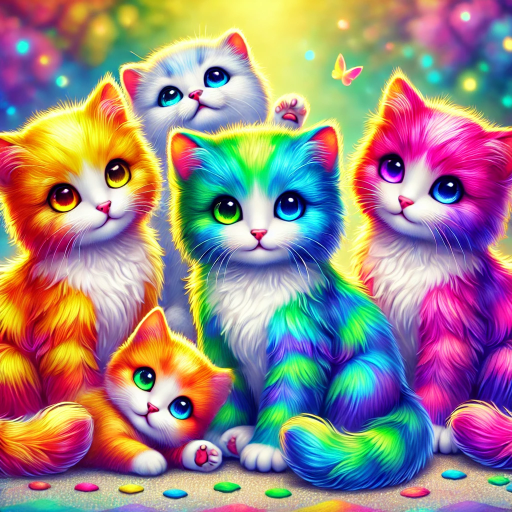
#> input picture cats/55bc0bed-83df-49ab-9e5d-3123be93eafc (1).png, 1024 x 1024 px, found by its file name (shown at 1/2 size)
$ python main.py
#> lines starting #> are read from the running program, lines starting #| are printed output that depends on the picture; after the words box and inside, x2 and y2 are one past the last pixel; in counts of white or black regions, pixels touching at a corner belong together
import cv2
import numpy as np
from PIL import Image, ImageEnhance

file_path = "C:\\Users\\timur\\Downloads\\55bc0bed-83df-49ab-9e5d-3123be93eafc (1).png"
image_cv = cv2.imread(file_path, cv2.IMREAD_UNCHANGED)
#> image_cv is the input picture: shape (1024, 1024, 3); mean B, G, R 132.9, 134.8, 155.2

def rotate_image(image, angle):
    (h, w) = image.shape[:2]
    center = (w // 2, h // 2)
    M = cv2.getRotationMatrix2D(center, angle, 1.0)
    rotated = cv2.warpAffine(image, M, (w, h))
    return rotated

def flip_image(image, mode):
    return cv2.flip(image, mode)

def scale_image(image, scale):
    return cv2.resize(image, None, fx=scale, fy=scale, interpolation=cv2.INTER_LINEAR)

def crop_center(image):
    (h, w) = image.shape[:2]
    min_dim = min(h, w)
    start_x = (w - min_dim) // 2
    start_y = (h - min_dim) // 2
    return image[start_y:start_y + min_dim, start_x:start_x + min_dim]

def translate_image(image, x_shift, y_shift):
    (h, w) = image.shape[:2]
    M = np.float32([[1, 0, x_shift], [0, 1, y_shift]])
    translated = cv2.warpAffine(image, M, (w, h))
    return translated

def blur_image(image):
    return cv2.GaussianBlur(image, (15, 15), 0)

def convert_to_grayscale(image):
    return cv2.cvtColor(image, cv2.COLOR_BGR2GRAY)

def convert_to_black_and_white(image):
    grayscale = convert_to_grayscale(image)
    _, black_and_white = cv2.threshold(grayscale, 127, 255, cv2.THRESH_BINARY)
    return black_and_white

def apply_color_tint(image, channel):
    channels = list(cv2.split(image))
    for i in range(len(channels)):
        if i != channel:
            channels[i] = np.zeros_like(channels[i])
    return cv2.merge(channels)

def apply_sepia(image):
    kernel = np.array([[0.272, 0.534, 0.131],
                       [0.349, 0.686, 0.168],
                       [0.393, 0.769, 0.189]])
    sepia = cv2.transform(image, kernel)
    return np.clip(sepia, 0, 255).astype(np.uint8)

def adjust_saturation(image, factor):
    image_pil = Image.fromarray(cv2.cvtColor(image, cv2.COLOR_BGR2RGB))
    enhancer = ImageEnhance.Color(image_pil)
    image_enhanced = enhancer.enhance(factor)
    return cv2.cvtColor(np.array(image_enhanced), cv2.COLOR_RGB2BGR)

def invert_colors(image):
    return cv2.bitwise_not(image)

def convert_to_hsv(image):
    return cv2.cvtColor(image, cv2.COLOR_BGR2HSV)

rotated_clockwise = rotate_image(image_cv, -90)
rotated_counterclockwise = rotate_image(image_cv, 90)
horizontally_flipped = flip_image(image_cv, 1)
vertically_flipped = flip_image(image_cv, 0)
rotated_angle = rotate_image(image_cv, 75)
#> call 3 of rotate_image, with angle = 75
#> in rotate_image (call 3), `rotated = cv2.warpAffine(image, M, (w, h))`:
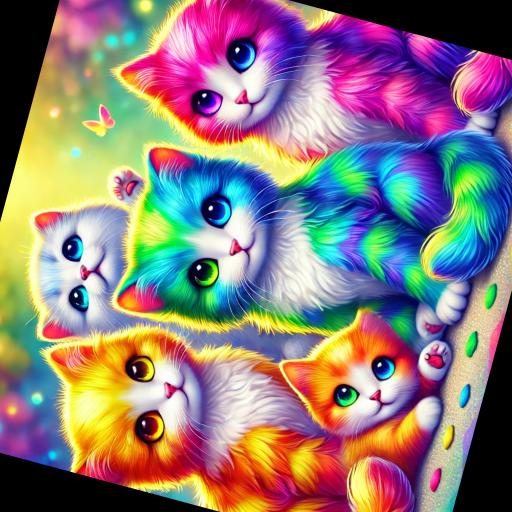
#> rotated: shape (1024, 1024, 3) (shown at 1/2 size); mean B, G, R 121.4, 123, 139.6
scaled_up = scale_image(image_cv, 2)
scaled_down = scale_image(image_cv, 0.5)
cropped = crop_center(image_cv)
translated = translate_image(image_cv, 50, 50)
#> in translate_image, `translated = cv2.warpAffine(image, M, (w, h))`:
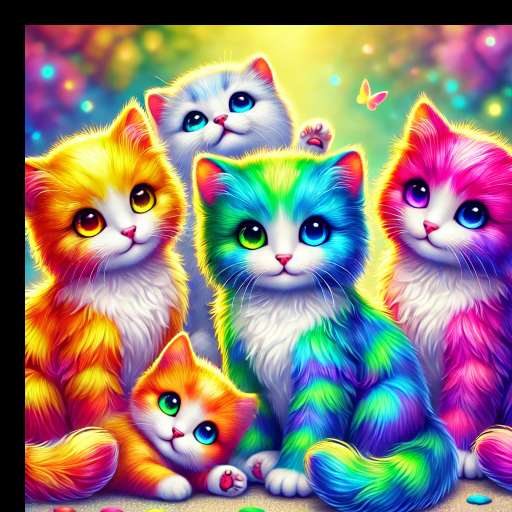
#> translated: shape (1024, 1024, 3) (shown at 1/2 size); mean B, G, R 118.4, 123.4, 140.6
blurred = blur_image(image_cv)
grayscale = convert_to_grayscale(image_cv)
black_and_white = convert_to_black_and_white(image_cv)
#> in convert_to_black_and_white, `_, black_and_white = cv2.threshold(grayscale, 127, 255, cv2.THRESH_BIN..`:
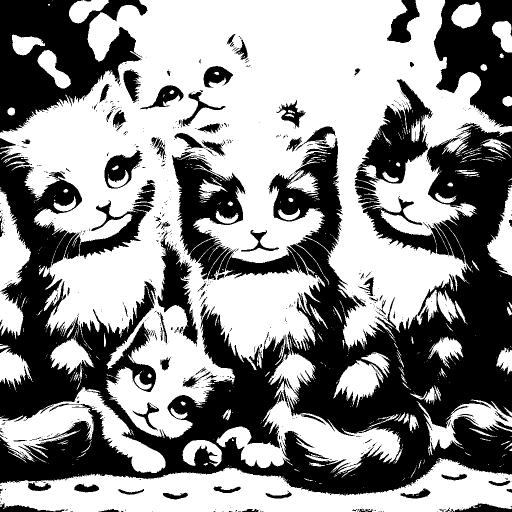
#> black_and_white: shape (1024, 1024) (shown at 1/2 size); 56.8% white; 712 black regions (599 under 20 px), largest, box (x1, y1, x2, y2) and area: (0, 246, 1024, 991) 309123, (0, 0, 295, 265) 41941, (867, 0, 1024, 255) 24630
red_tint = apply_color_tint(image_cv, 2)
#> in apply_color_tint, `channels = list(cv2.split(image))`: channels = 3 items
#> the loop in apply_color_tint, `for i in range(len(channels)):` made 3 passes
green_tint = apply_color_tint(image_cv, 1)
#> the loop in apply_color_tint (call 2), `for i in range(len(channels)):` made 3 passes
blue_tint = apply_color_tint(image_cv, 0)
sepia = apply_sepia(image_cv)
#> in apply_sepia, `sepia = cv2.transform(image, kernel)`:
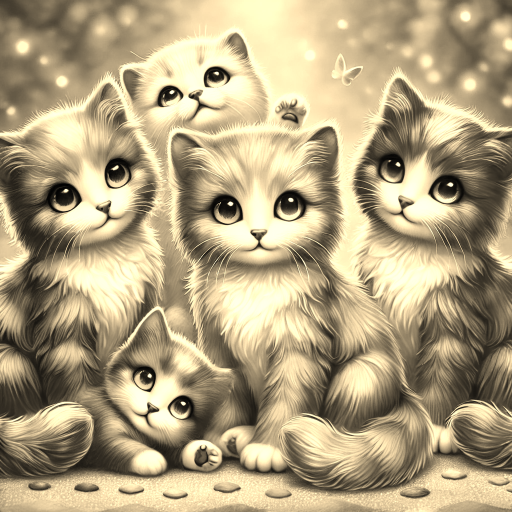
#> sepia: shape (1024, 1024, 3) (shown at 1/2 size); mean B, G, R 128.5, 162.6, 177.5
saturated = adjust_saturation(image_cv, 1.5)
desaturated = adjust_saturation(image_cv, 0.5)
#> call 2 of adjust_saturation, with factor = 0.5
#> in adjust_saturation (call 2), `image_enhanced = enhancer.enhance(factor)`:
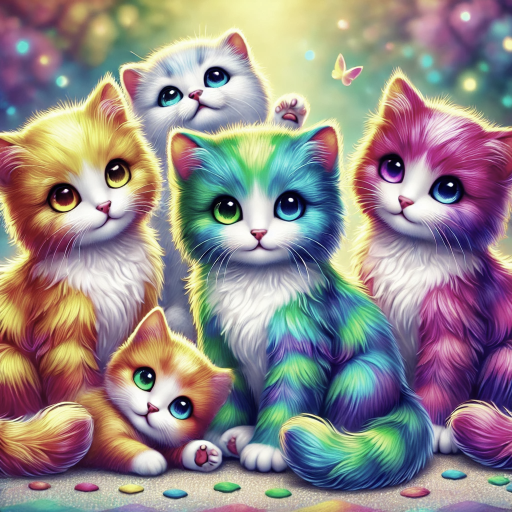
#> image_enhanced: PIL image 1024x1024 RGB (shown at 1/2 size); mean R, G, B 147.7, 137.5, 136.5
#> in adjust_saturation (call 2), `return cv2.cvtColor(np.array(image_enhanced), cv2.COLOR_RGB2BGR)`:
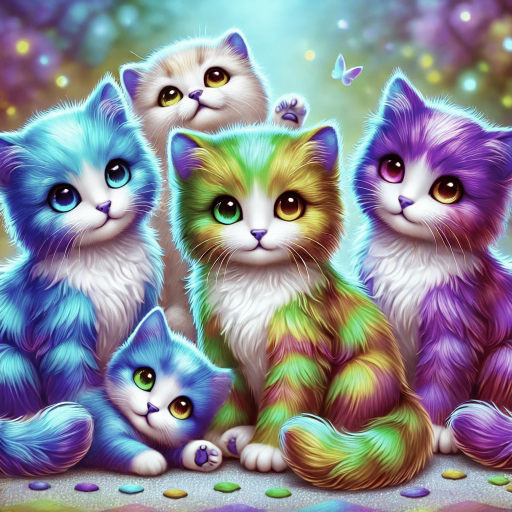
#> returned value: shape (1024, 1024, 3) (shown at 1/2 size); mean R, G, B 136.5, 137.5, 147.7
inverted = invert_colors(image_cv)
#> in invert_colors, `return cv2.bitwise_not(image)`:
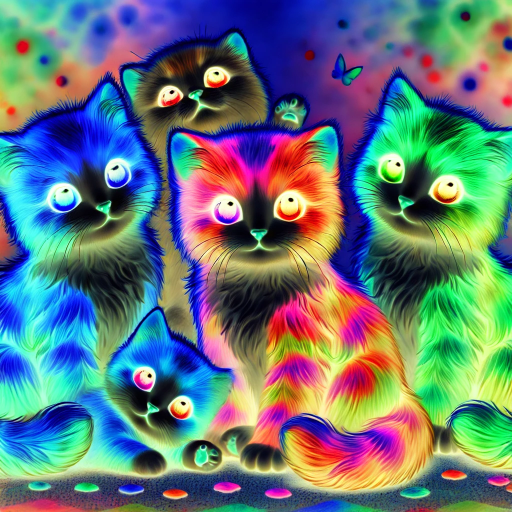
#> returned value: shape (1024, 1024, 3) (shown at 1/2 size); mean of channels 0, 1, 2 122.1, 120.2, 99.8; drawn as B, G, R
hsv_image = convert_to_hsv(image_cv)
#> in convert_to_hsv, `return cv2.cvtColor(image, cv2.COLOR_BGR2HSV)`: returned value: shape (1024, 1024, 3); mean H, S, V 86.8, 153.9, 196.3

cv2.imwrite("images/rotated_clockwise.jpg", rotated_clockwise)
cv2.imwrite("images/rotated_counterclockwise.jpg", rotated_counterclockwise)
cv2.imwrite("images/horizontally_flipped.jpg", horizontally_flipped)
cv2.imwrite("images/vertically_flipped.jpg", vertically_flipped)
cv2.imwrite("images/rotated_angle.jpg", rotated_angle)
cv2.imwrite("images/scaled_up.jpg", scaled_up)
cv2.imwrite("images/scaled_down.jpg", scaled_down)
cv2.imwrite("images/cropped.jpg", cropped)
cv2.imwrite("images/translated.jpg", translated)
cv2.imwrite("images/blurred.jpg", blurred)
cv2.imwrite("images/grayscale.jpg", grayscale)
cv2.imwrite("images/black_and_white.jpg", black_and_white)
cv2.imwrite("images/red_tint.jpg", red_tint)
cv2.imwrite("images/green_tint.jpg", green_tint)
cv2.imwrite("images/blue_tint.jpg", blue_tint)
cv2.imwrite("images/sepia.jpg", sepia)
cv2.imwrite("images/saturated.jpg", saturated)
cv2.imwrite("images/desaturated.jpg", desaturated)
cv2.imwrite("images/inverted.jpg", inverted)
cv2.imwrite("images/hsv_image.jpg", hsv_image)
